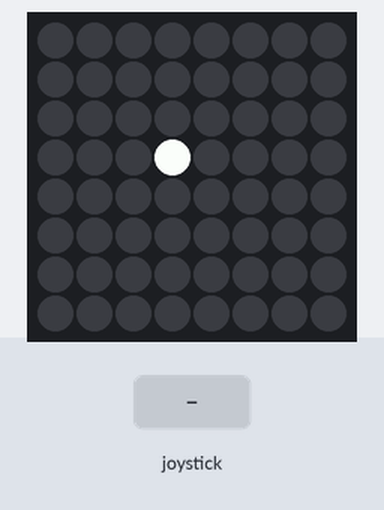
The program below on a simulated Raspberry Pi (BCM pin numbers) with a Sense HAT. Shown: the Sense HAT's 8×8 RGB LED matrix. The inputs (shaded band) are chosen by the test bench.

Above: at 1.2 s.
1.3 s: joystick pushed up
At 2.5 s:
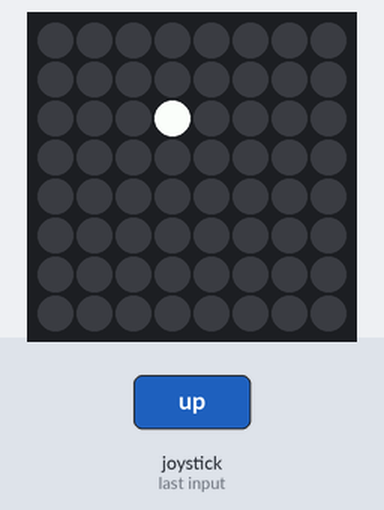
2.8 s: joystick pushed left
At 3.7 s:
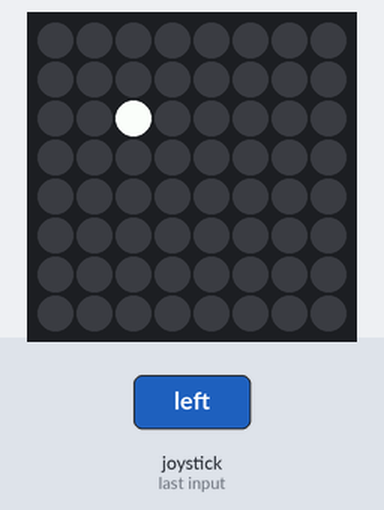
4.3 s: joystick pushed down
At 4.9 s:
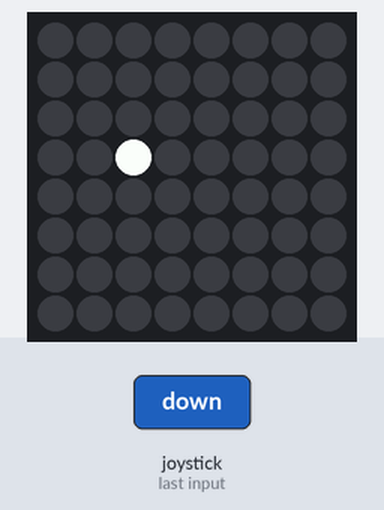
5.8 s: joystick pushed down
At 7.0 s:
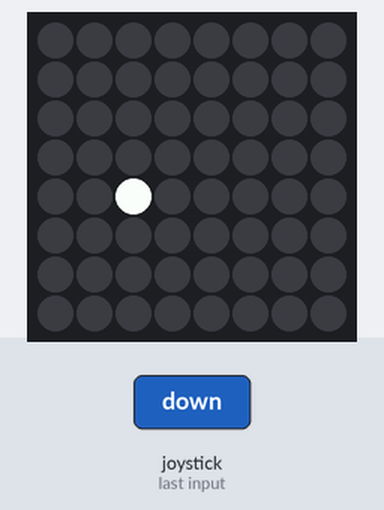
7.3 s: joystick pushed right
At 8.3 s:
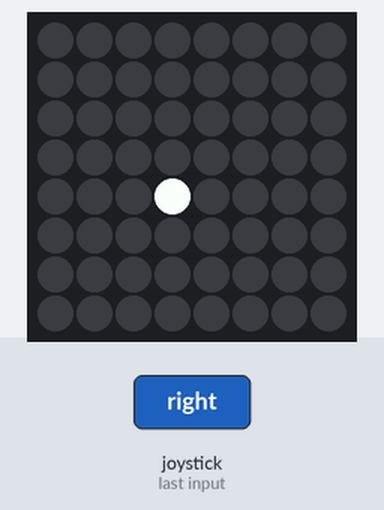
8.8 s: joystick pushed right
At 9.5 s:
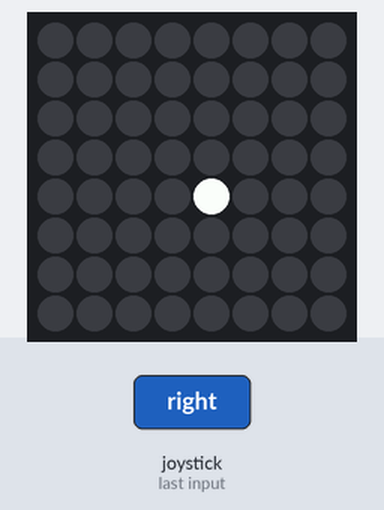
Timing chart, 0 to 11.3 s (numbered marks = the images above; inputs shaded):
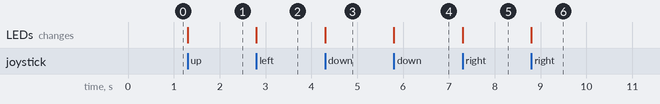

Measured:
- after the input at 1.3 s, the LEDs: change at once (image 1)
- after the input at 2.8 s, the LEDs: change at once (image 2)
- after the input at 4.3 s, the LEDs: change at once (image 3)
- after the input at 5.8 s, the LEDs: change at once (image 4)
- after the input at 7.3 s, the LEDs: change at once (image 5)
- after the input at 8.8 s, the LEDs: change at once (image 6)

The program:

joy.py
```python
#!/usr/bin/env python

'''
https://pythonhosted.org/sense-hat/api/#joystick
'''

from sense_hat import SenseHat, ACTION_PRESSED, ACTION_HELD, ACTION_RELEASED
from signal import pause

x = 3
y = 3
sense = SenseHat()

def clamp(value, min_value=0, max_value=7):
    return min(max_value, max(min_value, value))

def pushed_up(event):
    global y
    if event.action != ACTION_RELEASED:
        y = clamp(y - 1)

def pushed_down(event):
    global y
    if event.action != ACTION_RELEASED:
        y = clamp(y + 1)

def pushed_left(event):
    global x
    if event.action != ACTION_RELEASED:
        x = clamp(x - 1)

def pushed_right(event):
    global x
    if event.action != ACTION_RELEASED:
        x = clamp(x + 1)

def pushed_middle(event):
    global x
    global y
    if event.action == ACTION_RELEASED:
        print x, y

def refresh():
    sense.clear()
    sense.set_pixel(x, y, 255, 255, 255)

sense.stick.direction_up = pushed_up
sense.stick.direction_down = pushed_down
sense.stick.direction_left = pushed_left
sense.stick.direction_right = pushed_right
sense.stick.direction_middle = pushed_middle
sense.stick.direction_any = refresh
refresh()
pause()
```
